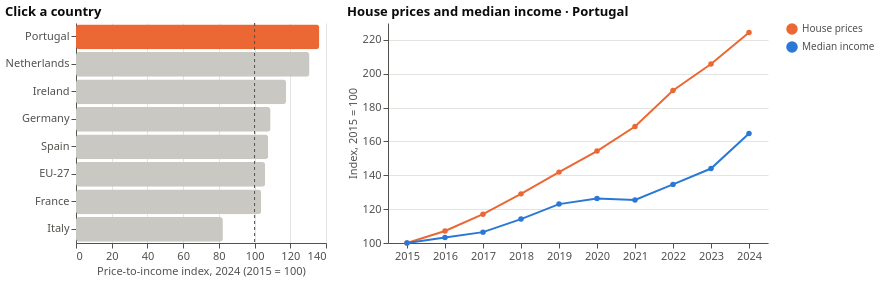

Source (notebook cell):
### Markdown cell above
### Have prices outrun incomes?

**Click a country** on the left: the right chart shows its house price index against its median income, both
indexed to 2015. Where the orange line pulls away from the blue one, housing became less affordable.

### Code cell
ann = q.assign(year=q["quarter_start"].dt.year).groupby(["geo", "year"])["nominal"].agg(["mean", "count"])
ann = ann[ann["count"] == 4]["mean"].rename("hpi").reset_index()
inc = raw["ilc_di03"].query("statinfo == 'MED_EI' and unit == 'EUR' and age == 'TOTAL' and sex == 'T'").copy()
inc["year"] = inc["time_period"].astype(int) - 1                # survey year t reports income of year t - 1
inc["income"] = inc["obs_value"].astype(float)
aff = ann.merge(inc[["geo", "year", "income"]], on=["geo", "year"])
aff["income_2015"] = aff["income"] / aff.groupby("geo")["income"].transform(lambda s: s[aff.loc[s.index, "year"] == 2015].iloc[0]) * 100
aff["pti"] = aff["hpi"] / aff["income_2015"] * 100
aff["country"] = aff["geo"].map(NAMES)
pti_last = aff[aff["year"] == aff["year"].max()].sort_values("pti", ascending=False)

pick = alt.selection_point(name="pick", fields=["country"], on="click", clear="dblclick", value=[{"country": "Portugal"}])
bars = alt.Chart(pti_last).mark_bar(cornerRadius=3).encode(
    y=alt.Y("country:N", sort="-x", title=None),
    x=alt.X("pti:Q", title=f"Price-to-income index, {int(pti_last['year'].iloc[0])} (2015 = 100)"),
    color=alt.condition(pick, alt.value(ORANGE), alt.value(GREY)),
    tooltip=["country", alt.Tooltip("pti:Q", format=".1f", title="Price-to-income")],
).add_params(pick).properties(width=250, height=220, title="Click a country")
rule100 = alt.Chart(pd.DataFrame({"x": [100]})).mark_rule(strokeDash=[3, 3], color=MUTED).encode(x="x:Q")

two = aff[aff["year"] >= 2015].melt(id_vars=["country", "year"], value_vars=["hpi", "income_2015"], var_name="series", value_name="index")
two["series"] = two["series"].map({"hpi": "House prices", "income_2015": "Median income"})
chosen = "(pick.country && length(pick.country)) ? pick.country[0] : 'Portugal'"
lines = alt.Chart(two).transform_filter(f"datum.country == ({chosen})").mark_line(point=True, strokeWidth=2).encode(
    x=alt.X("year:O", title=None, axis=alt.Axis(labelAngle=0)),
    y=alt.Y("index:Q", title="Index, 2015 = 100", scale=alt.Scale(zero=False)),
    color=alt.Color("series:N", scale=alt.Scale(range=[ORANGE, BLUE]), title=None),
    tooltip=["country", "series", "year", alt.Tooltip("index:Q", format=".1f")],
).properties(width=380, height=220, title=alt.Title(alt.expr(f"'House prices and median income · ' + ({chosen})")))
alt.hconcat(bars + rule100, lines)

### Figure 1 — Vega-Lite specification as saved in the notebook (floating-point values rounded to 4 significant figures; data arrays with more than 128 entries replaced by an {"elided": "..."} marker saying what was removed)
{"config": {"view": {"stroke": null}, "axis": {"gridColor": "#e4e3df", "domainColor": "#52514e", "tickColor": "#52514e", "labelColor": "#52514e", "titleColor": "#52514e", "labelFontSize": 11, "titleFontSize": 11, "titleFontWeight": "normal"}, "legend": {"labelColor": "#52514e", "titleColor": "#52514e"}, "title": {"anchor": "start", "fontSize": 13, "color": "#0b0b0b"}, "font": "system-ui, -apple-system, Segoe UI, sans-serif"}, "hconcat": [{"layer": [{"data": {"name": "data-a4b28858bd092b54f9523f8c44a3ec03"}, "mark": {"type": "bar", "cornerRadius": 3}, "encoding": {"color": {"condition": {"param": "pick", "value": "#eb6834"}, "value": "#c9c8c3"}, "tooltip": [{"field": "country", "type": "nominal"}, {"field": "pti", "format": ".1f", "title": "Price-to-income", "type": "quantitative"}], "x": {"field": "pti", "title": "Price-to-income index, 2024 (2015 = 100)", "type": "quantitative"}, "y": {"field": "country", "sort": "-x", "title": null, "type": "nominal"}}, "name": "view_b1fd461815478ba0_0", "title": "Click a country"}, {"data": {"name": "data-520e010cffa3121235c25a3a044f0b78"}, "mark": {"type": "rule", "color": "#52514e", "strokeDash": [3, 3]}, "encoding": {"x": {"field": "x", "type": "quantitative"}}}], "height": 220, "width": 250}, {"data": {"name": "data-8cca4e40c1ea4bfc213aeaa75aa18937"}, "mark": {"type": "line", "point": true, "strokeWidth": 2}, "encoding": {"color": {"field": "series", "scale": {"range": ["#eb6834", "#2a78d6"]}, "title": null, "type": "nominal"}, "tooltip": [{"field": "country", "type": "nominal"}, {"field": "series", "type": "nominal"}, {"field": "year", "type": "quantitative"}, {"field": "index", "format": ".1f", "type": "quantitative"}], "x": {"axis": {"labelAngle": 0}, "field": "year", "title": null, "type": "ordinal"}, "y": {"field": "index", "scale": {"zero": false}, "title": "Index, 2015 = 100", "type": "quantitative"}}, "height": 220, "title": {"text": {"expr": "'House prices and median income · ' + ((pick.country && length(pick.country)) ? pick.country[0] : 'Portugal')"}}, "transform": [{"filter": "datum.country == ((pick.country && length(pick.country)) ? pick.country[0] : 'Portugal')"}], "width": 380}], "params": [{"name": "pick", "select": {"type": "point", "clear": "dblclick", "fields": ["country"], "on": "click"}, "value": [{"country": "Portugal"}], "views": ["view_b1fd461815478ba0_0"]}], "$schema": "https://vega.github.io/schema/vega-lite/v6.4.1.json", "datasets": {"data-a4b28858bd092b54f9523f8c44a3ec03": [{"geo": "PT", "year": 2024, "hpi": 224.4, "income": 14460.0, "income_2015": 164.7, "pti": 136.3, "country": "Portugal"}, {"geo": "NL", "year": 2024, "hpi": 198.2, "income": 34470.0, "income_2015": 151.6, "pti": 130.8, "country": "Netherlands"}, {"geo": "IE", "year": 2024, "hpi": 183.4, "income": 35140.0, "income_2015": 155.9, "pti": 117.7, "country": "Ireland"}, {"geo": "DE", "year": 2024, "hpi": 147.9, "income": 28890.0, "income_2015": 135.8, "pti": 108.9, "country": "Germany"}, {"geo": "ES", "year": 2024, "hpi": 160.2, "income": 20370.0, "income_2015": 148.9, "pti": 107.6, "country": "Spain"}, {"geo": "EU27_2020", "year": 2024, "hpi": 153.4, "income": 22940.0, "income_2015": 144.8, "pti": 106.0, "country": "EU-27"}, {"geo": "FR", "year": 2024, "hpi": 126.4, "income": 26460.0, "income_2015": 121.9, "pti": 103.7, "country": "France"}, {"geo": "IT", "year": 2024, "hpi": 111.7, "income": 22060.0, "income_2015": 135.8, "pti": 82.26, "country": "Italy"}], "data-520e010cffa3121235c25a3a044f0b78": [{"x": 100}], "data-8cca4e40c1ea4bfc213aeaa75aa18937": {"elided": "160 records"}}}
